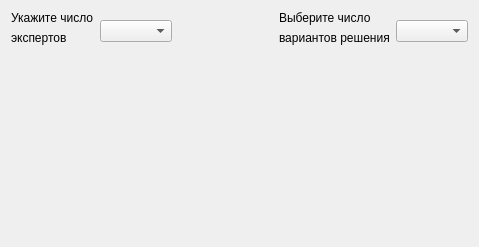
<?xml version="1.0" encoding="UTF-8"?>
<ui version="4.0">
 <class>MainWindow</class>
 <widget class="QMainWindow" name="MainWindow">
  <property name="windowModality">
   <enum>Qt::NonModal</enum>
  </property>
  <property name="geometry">
   <rect>
    <x>0</x>
    <y>0</y>
    <width>479</width>
    <height>247</height>
   </rect>
  </property>
  <property name="sizePolicy">
   <sizepolicy hsizetype="Fixed" vsizetype="Fixed">
    <horstretch>0</horstretch>
    <verstretch>0</verstretch>
   </sizepolicy>
  </property>
  <property name="windowTitle">
   <string>Выбор найболее подходящего продукта</string>
  </property>
  <property name="windowIcon">
   <iconset>
    <normaloff>images.jpeg</normaloff>images.jpeg</iconset>
  </property>
  <property name="iconSize">
   <size>
    <width>40</width>
    <height>40</height>
   </size>
  </property>
  <widget class="QWidget" name="centralWidget">
   <layout class="QVBoxLayout" name="verticalLayout">
    <item>
     <layout class="QHBoxLayout" name="horizontalLayout">
      <item>
       <layout class="QHBoxLayout" name="horizontalLayout_2">
        <item>
         <layout class="QVBoxLayout" name="verticalLayout_2">
          <item>
           <widget class="QLabel" name="label">
            <property name="text">
             <string>Укажите число</string>
            </property>
           </widget>
          </item>
          <item>
           <widget class="QLabel" name="label_4">
            <property name="text">
             <string>экспертов</string>
            </property>
           </widget>
          </item>
         </layout>
        </item>
        <item>
         <layout class="QVBoxLayout" name="verticalLayout_6">
          <item>
           <spacer name="verticalSpacer_4">
            <property name="orientation">
             <enum>Qt::Vertical</enum>
            </property>
            <property name="sizeType">
             <enum>QSizePolicy::Preferred</enum>
            </property>
            <property name="sizeHint" stdset="0">
             <size>
              <width>20</width>
              <height>6</height>
             </size>
            </property>
           </spacer>
          </item>
          <item>
           <widget class="QComboBox" name="comboBox">
            <property name="sizePolicy">
             <sizepolicy hsizetype="Fixed" vsizetype="Fixed">
              <horstretch>0</horstretch>
              <verstretch>0</verstretch>
             </sizepolicy>
            </property>
           </widget>
          </item>
         </layout>
        </item>
       </layout>
      </item>
      <item>
       <spacer name="horizontalSpacer">
        <property name="orientation">
         <enum>Qt::Horizontal</enum>
        </property>
        <property name="sizeHint" stdset="0">
         <size>
          <width>10</width>
          <height>5</height>
         </size>
        </property>
       </spacer>
      </item>
      <item>
       <layout class="QHBoxLayout" name="horizontalLayout_3">
        <item>
         <layout class="QVBoxLayout" name="verticalLayout_3">
          <item>
           <widget class="QLabel" name="label_2">
            <property name="text">
             <string>Выберите число</string>
            </property>
           </widget>
          </item>
          <item>
           <widget class="QLabel" name="label_3">
            <property name="text">
             <string>вариантов решения</string>
            </property>
           </widget>
          </item>
         </layout>
        </item>
        <item>
         <layout class="QVBoxLayout" name="verticalLayout_5">
          <item>
           <spacer name="verticalSpacer_3">
            <property name="orientation">
             <enum>Qt::Vertical</enum>
            </property>
            <property name="sizeType">
             <enum>QSizePolicy::Preferred</enum>
            </property>
            <property name="sizeHint" stdset="0">
             <size>
              <width>20</width>
              <height>6</height>
             </size>
            </property>
           </spacer>
          </item>
          <item>
           <widget class="QComboBox" name="comboBox_2">
            <property name="sizePolicy">
             <sizepolicy hsizetype="Fixed" vsizetype="Fixed">
              <horstretch>0</horstretch>
              <verstretch>0</verstretch>
             </sizepolicy>
            </property>
           </widget>
          </item>
         </layout>
        </item>
       </layout>
      </item>
     </layout>
    </item>
    <item>
     <layout class="QHBoxLayout" name="horizontalLayout_4">
      <item>
       <layout class="QVBoxLayout" name="verticalLayout_7">
        <item>
         <spacer name="verticalSpacer">
          <property name="orientation">
           <enum>Qt::Vertical</enum>
          </property>
          <property name="sizeType">
           <enum>QSizePolicy::Expanding</enum>
          </property>
          <property name="sizeHint" stdset="0">
           <size>
            <width>20</width>
            <height>0</height>
           </size>
          </property>
         </spacer>
        </item>
        <item>
         <layout class="QVBoxLayout" name="verticalLayout_4"/>
        </item>
        <item>
         <spacer name="verticalSpacer_2">
          <property name="orientation">
           <enum>Qt::Vertical</enum>
          </property>
          <property name="sizeType">
           <enum>QSizePolicy::Expanding</enum>
          </property>
          <property name="sizeHint" stdset="0">
           <size>
            <width>20</width>
            <height>0</height>
           </size>
          </property>
         </spacer>
        </item>
       </layout>
      </item>
      <item>
       <layout class="QVBoxLayout" name="verticalLayout_8"/>
      </item>
     </layout>
    </item>
   </layout>
  </widget>
 </widget>
 <layoutdefault spacing="6" margin="11"/>
 <resources/>
 <connections/>
</ui>
